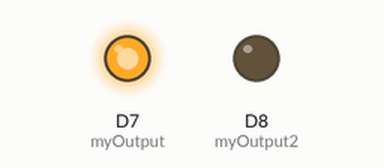
Simulated run of this sketch. Board: ESP8266 (NodeMCU). On the bench: output pins drawn as LEDs (lit = HIGH).

Above: at 1.5 s.
At 7.5 s:
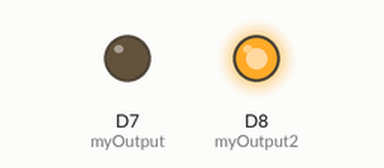
At 10.5 s:
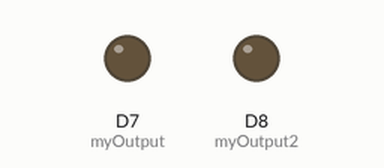
Timing chart, 0 to 15.6 s (numbered marks = the images above):
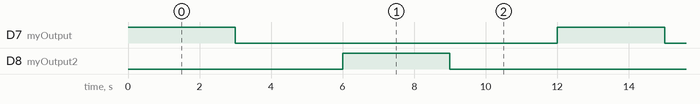

Measured:
- by itself, D7 (myOutput), D8 (myOutput2): alternates HIGH for 3.0 s and LOW for 9.0 s
- by itself, everything shown: repeats every 12.0 s, in 4 steps

The sketch:

chichaBlink.ino
```cpp
//ส่วนของการประกาศตัวแปร

int myOutput = D7;
int myOutput2 = D8;
int myDelayTime = 3000;//ค่าของเวลาจะมีหน่วยเป็น มิลลิวินาที
//ส่วนของ setup คือส่วนที่กำหนดค่าคงที่ที่จะใช้ในโค้ตจะทำงานครั้งแรกครั้งเดียว
void setup() {
  // initialize digital pin LED_BUILTIN as an output.
  pinMode(myOutput, OUTPUT);
  pinMode(myOutput2, OUTPUT);
}

//ส่วนของ loop จะทำงานวนตามสัญญาณนาฬิกาตลอดเวลา
void loop() {
  digitalWrite(myOutput, HIGH);   // turn the LED on (HIGH is the voltage level)
     delay(myDelayTime);
  digitalWrite(myOutput, LOW);    // turn the LED off by making the voltage LOW
   delay(myDelayTime);
   digitalWrite(myOutput2, HIGH);
  delay(myDelayTime);                       // wait for a second
   digitalWrite(myOutput2, LOW);
  delay(myDelayTime);
  // wait for a second
}
```
